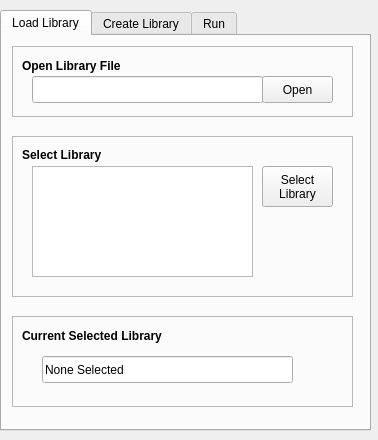
<?xml version="1.0" encoding="UTF-8"?>
<ui version="4.0">
 <class>RobotBlendingWidget</class>
 <widget class="QWidget" name="RobotBlendingWidget">
  <property name="geometry">
   <rect>
    <x>0</x>
    <y>0</y>
    <width>378</width>
    <height>440</height>
   </rect>
  </property>
  <property name="windowTitle">
   <string>rqt blending plugin</string>
  </property>
  <widget class="QTabWidget" name="TabWidget">
   <property name="geometry">
    <rect>
     <x>0</x>
     <y>10</y>
     <width>371</width>
     <height>421</height>
    </rect>
   </property>
   <property name="currentIndex">
    <number>0</number>
   </property>
   <widget class="QWidget" name="Tab1">
    <attribute name="title">
     <string>Load Library</string>
    </attribute>
    <widget class="QFrame" name="frame">
     <property name="geometry">
      <rect>
       <x>10</x>
       <y>10</y>
       <width>341</width>
       <height>71</height>
      </rect>
     </property>
     <property name="frameShape">
      <enum>QFrame::StyledPanel</enum>
     </property>
     <property name="frameShadow">
      <enum>QFrame::Raised</enum>
     </property>
     <widget class="QPushButton" name="PushButtonOpenFile">
      <property name="geometry">
       <rect>
        <x>250</x>
        <y>30</y>
        <width>71</width>
        <height>27</height>
       </rect>
      </property>
      <property name="text">
       <string>Open</string>
      </property>
     </widget>
     <widget class="QLabel" name="label">
      <property name="geometry">
       <rect>
        <x>10</x>
        <y>10</y>
        <width>121</width>
        <height>20</height>
       </rect>
      </property>
      <property name="font">
       <font>
        <weight>75</weight>
        <bold>true</bold>
       </font>
      </property>
      <property name="text">
       <string>Open Library File</string>
      </property>
     </widget>
     <widget class="QLineEdit" name="LineEditFilePath">
      <property name="geometry">
       <rect>
        <x>20</x>
        <y>30</y>
        <width>231</width>
        <height>27</height>
       </rect>
      </property>
     </widget>
    </widget>
    <widget class="QFrame" name="frame_2">
     <property name="geometry">
      <rect>
       <x>10</x>
       <y>100</y>
       <width>341</width>
       <height>161</height>
      </rect>
     </property>
     <property name="frameShape">
      <enum>QFrame::StyledPanel</enum>
     </property>
     <property name="frameShadow">
      <enum>QFrame::Raised</enum>
     </property>
     <widget class="QListView" name="listView">
      <property name="geometry">
       <rect>
        <x>20</x>
        <y>30</y>
        <width>221</width>
        <height>111</height>
       </rect>
      </property>
     </widget>
     <widget class="QLabel" name="label_2">
      <property name="geometry">
       <rect>
        <x>10</x>
        <y>10</y>
        <width>111</width>
        <height>17</height>
       </rect>
      </property>
      <property name="font">
       <font>
        <weight>75</weight>
        <bold>true</bold>
       </font>
      </property>
      <property name="text">
       <string>Select Library</string>
      </property>
     </widget>
     <widget class="QPushButton" name="PushButtonSelectLib">
      <property name="geometry">
       <rect>
        <x>250</x>
        <y>30</y>
        <width>71</width>
        <height>41</height>
       </rect>
      </property>
      <property name="text">
       <string>Select
Library</string>
      </property>
     </widget>
    </widget>
    <widget class="QFrame" name="frame_3">
     <property name="geometry">
      <rect>
       <x>10</x>
       <y>280</y>
       <width>341</width>
       <height>91</height>
      </rect>
     </property>
     <property name="frameShape">
      <enum>QFrame::StyledPanel</enum>
     </property>
     <property name="frameShadow">
      <enum>QFrame::Raised</enum>
     </property>
     <widget class="QLabel" name="label_3">
      <property name="geometry">
       <rect>
        <x>10</x>
        <y>10</y>
        <width>171</width>
        <height>20</height>
       </rect>
      </property>
      <property name="font">
       <font>
        <weight>75</weight>
        <bold>true</bold>
       </font>
      </property>
      <property name="text">
       <string>Current Selected Library</string>
      </property>
     </widget>
     <widget class="QLineEdit" name="LineEditSelectedLib">
      <property name="geometry">
       <rect>
        <x>30</x>
        <y>40</y>
        <width>251</width>
        <height>27</height>
       </rect>
      </property>
      <property name="text">
       <string>None Selected</string>
      </property>
      <property name="readOnly">
       <bool>true</bool>
      </property>
     </widget>
    </widget>
   </widget>
   <widget class="QWidget" name="Tab2">
    <attribute name="title">
     <string>Create Library</string>
    </attribute>
    <widget class="QPlainTextEdit" name="plainTextEdit">
     <property name="geometry">
      <rect>
       <x>10</x>
       <y>10</y>
       <width>341</width>
       <height>81</height>
      </rect>
     </property>
     <property name="plainText">
      <string>Use the controls in the window to identify and select surfaces on a part.  Then generate blending path on selected part surfaces and save blending data into a library file.</string>
     </property>
    </widget>
    <widget class="QPushButton" name="PushButtonBack">
     <property name="geometry">
      <rect>
       <x>10</x>
       <y>280</y>
       <width>51</width>
       <height>27</height>
      </rect>
     </property>
     <property name="text">
      <string>Back</string>
     </property>
    </widget>
    <widget class="QPushButton" name="PushButtonNext">
     <property name="geometry">
      <rect>
       <x>310</x>
       <y>280</y>
       <width>51</width>
       <height>27</height>
      </rect>
     </property>
     <property name="text">
      <string>Next</string>
     </property>
    </widget>
    <widget class="QFrame" name="frame_4">
     <property name="geometry">
      <rect>
       <x>10</x>
       <y>320</y>
       <width>341</width>
       <height>61</height>
      </rect>
     </property>
     <property name="frameShape">
      <enum>QFrame::StyledPanel</enum>
     </property>
     <property name="frameShadow">
      <enum>QFrame::Raised</enum>
     </property>
     <widget class="QLabel" name="label_5">
      <property name="geometry">
       <rect>
        <x>30</x>
        <y>30</y>
        <width>41</width>
        <height>21</height>
       </rect>
      </property>
      <property name="text">
       <string>&lt;!DOCTYPE HTML PUBLIC &quot;-//W3C//DTD HTML 4.0//EN&quot; &quot;http://www.w3.org/TR/REC-html40/strict.dtd&quot;&gt;
&lt;html&gt;&lt;head&gt;&lt;meta name=&quot;qrichtext&quot; content=&quot;1&quot; /&gt;&lt;style type=&quot;text/css&quot;&gt;
p, li { white-space: pre-wrap; }
&lt;/style&gt;&lt;/head&gt;&lt;body style=&quot; font-family:'Ubuntu'; font-size:11pt; font-weight:400; font-style:normal;&quot;&gt;
&lt;p style=&quot; margin-top:12px; margin-bottom:12px; margin-left:0px; margin-right:0px; -qt-block-indent:0; text-indent:0px;&quot;&gt;Name&lt;/p&gt;&lt;/body&gt;&lt;/html&gt;</string>
      </property>
     </widget>
     <widget class="QLineEdit" name="lineEdit">
      <property name="geometry">
       <rect>
        <x>70</x>
        <y>30</y>
        <width>181</width>
        <height>27</height>
       </rect>
      </property>
      <property name="toolTip">
       <string>&lt;html&gt;&lt;head/&gt;&lt;body&gt;&lt;p&gt;Library Name&lt;/p&gt;&lt;/body&gt;&lt;/html&gt;</string>
      </property>
     </widget>
     <widget class="QPushButton" name="pushButton">
      <property name="geometry">
       <rect>
        <x>260</x>
        <y>30</y>
        <width>71</width>
        <height>27</height>
       </rect>
      </property>
      <property name="text">
       <string>Save</string>
      </property>
     </widget>
     <widget class="QLabel" name="label_13">
      <property name="geometry">
       <rect>
        <x>10</x>
        <y>0</y>
        <width>141</width>
        <height>17</height>
       </rect>
      </property>
      <property name="font">
       <font>
        <weight>75</weight>
        <bold>true</bold>
       </font>
      </property>
      <property name="text">
       <string>Save Library</string>
      </property>
     </widget>
    </widget>
    <widget class="QTabWidget" name="TabWidgetCreateLib">
     <property name="geometry">
      <rect>
       <x>10</x>
       <y>90</y>
       <width>351</width>
       <height>191</height>
      </rect>
     </property>
     <property name="currentIndex">
      <number>0</number>
     </property>
     <widget class="QWidget" name="tab_1">
      <attribute name="title">
       <string>Acquire</string>
      </attribute>
      <widget class="QGroupBox" name="groupBox">
       <property name="geometry">
        <rect>
         <x>10</x>
         <y>10</y>
         <width>331</width>
         <height>141</height>
        </rect>
       </property>
       <property name="title">
        <string>1 - Acquire and Identify Surfaces</string>
       </property>
       <widget class="QWidget" name="formLayoutWidget">
        <property name="geometry">
         <rect>
          <x>0</x>
          <y>40</y>
          <width>234</width>
          <height>71</height>
         </rect>
        </property>
        <layout class="QFormLayout" name="formLayout">
         <property name="fieldGrowthPolicy">
          <enum>QFormLayout::AllNonFixedFieldsGrow</enum>
         </property>
         <item row="0" column="0">
          <widget class="QLabel" name="acquisionTimeLabel">
           <property name="text">
            <string>Acquision Time(s)</string>
           </property>
          </widget>
         </item>
         <item row="0" column="1">
          <widget class="QSpinBox" name="SpinBoxAcquisitionTime"/>
         </item>
         <item row="1" column="0">
          <widget class="QLabel" name="surfaceThresholdMmLabel">
           <property name="text">
            <string>Surface Threshold (mm)</string>
           </property>
          </widget>
         </item>
         <item row="1" column="1">
          <widget class="QDoubleSpinBox" name="DoubleSpinBoxSurfThreshold"/>
         </item>
        </layout>
       </widget>
       <widget class="QPushButton" name="PushButtonAcquire">
        <property name="geometry">
         <rect>
          <x>240</x>
          <y>40</y>
          <width>81</width>
          <height>61</height>
         </rect>
        </property>
        <property name="text">
         <string>Acquire
and
Detect</string>
        </property>
       </widget>
      </widget>
     </widget>
     <widget class="QWidget" name="tab_2">
      <attribute name="title">
       <string>Select</string>
      </attribute>
      <widget class="QGroupBox" name="groupBox_2">
       <property name="geometry">
        <rect>
         <x>10</x>
         <y>10</y>
         <width>331</width>
         <height>171</height>
        </rect>
       </property>
       <property name="title">
        <string>2 - Select Surfaces</string>
       </property>
       <widget class="QLabel" name="label_6">
        <property name="geometry">
         <rect>
          <x>20</x>
          <y>30</y>
          <width>71</width>
          <height>17</height>
         </rect>
        </property>
        <property name="text">
         <string>Selected</string>
        </property>
       </widget>
       <widget class="QPushButton" name="PushButtonDeselectAllSurfaces">
        <property name="geometry">
         <rect>
          <x>230</x>
          <y>90</y>
          <width>91</width>
          <height>27</height>
         </rect>
        </property>
        <property name="text">
         <string>Deselect All</string>
        </property>
       </widget>
       <widget class="QPushButton" name="PushButtonSelectAllSurfaces">
        <property name="geometry">
         <rect>
          <x>230</x>
          <y>60</y>
          <width>91</width>
          <height>27</height>
         </rect>
        </property>
        <property name="text">
         <string>Select All</string>
        </property>
       </widget>
       <widget class="QListWidget" name="ListWidgetSelectedSurfs">
        <property name="geometry">
         <rect>
          <x>20</x>
          <y>50</y>
          <width>201</width>
          <height>81</height>
         </rect>
        </property>
       </widget>
      </widget>
     </widget>
     <widget class="QWidget" name="tab_3">
      <attribute name="title">
       <string>Plan</string>
      </attribute>
      <widget class="QGroupBox" name="groupBox_3">
       <property name="geometry">
        <rect>
         <x>10</x>
         <y>10</y>
         <width>321</width>
         <height>151</height>
        </rect>
       </property>
       <property name="title">
        <string>3 - Generate Paths</string>
       </property>
       <widget class="QPushButton" name="PushButtonGenPaths">
        <property name="geometry">
         <rect>
          <x>20</x>
          <y>70</y>
          <width>98</width>
          <height>27</height>
         </rect>
        </property>
        <property name="text">
         <string>Generate</string>
        </property>
       </widget>
       <widget class="QListView" name="ListViewPathResults">
        <property name="geometry">
         <rect>
          <x>130</x>
          <y>40</y>
          <width>181</width>
          <height>91</height>
         </rect>
        </property>
       </widget>
       <widget class="QLabel" name="label_4">
        <property name="geometry">
         <rect>
          <x>180</x>
          <y>20</y>
          <width>66</width>
          <height>17</height>
         </rect>
        </property>
        <property name="text">
         <string>Results</string>
        </property>
       </widget>
      </widget>
     </widget>
    </widget>
   </widget>
   <widget class="QWidget" name="Tab3">
    <attribute name="title">
     <string>Run</string>
    </attribute>
    <widget class="QLabel" name="label_14">
     <property name="geometry">
      <rect>
       <x>30</x>
       <y>40</y>
       <width>111</width>
       <height>21</height>
      </rect>
     </property>
     <property name="text">
      <string>Selected Library</string>
     </property>
    </widget>
    <widget class="QLineEdit" name="LineEditSelectedLib_2">
     <property name="geometry">
      <rect>
       <x>160</x>
       <y>40</y>
       <width>171</width>
       <height>27</height>
      </rect>
     </property>
     <property name="alignment">
      <set>Qt::AlignCenter</set>
     </property>
     <property name="readOnly">
      <bool>true</bool>
     </property>
    </widget>
    <widget class="QListWidget" name="ListWidgetPathPlans">
     <property name="geometry">
      <rect>
       <x>150</x>
       <y>130</y>
       <width>191</width>
       <height>151</height>
      </rect>
     </property>
    </widget>
    <widget class="QLabel" name="label_15">
     <property name="geometry">
      <rect>
       <x>200</x>
       <y>100</y>
       <width>81</width>
       <height>21</height>
      </rect>
     </property>
     <property name="text">
      <string>Path Plans</string>
     </property>
    </widget>
    <widget class="QPushButton" name="PushButtoRunPath">
     <property name="geometry">
      <rect>
       <x>30</x>
       <y>210</y>
       <width>98</width>
       <height>27</height>
      </rect>
     </property>
     <property name="text">
      <string>Run</string>
     </property>
    </widget>
    <widget class="QPushButton" name="PushButtoSimPath">
     <property name="geometry">
      <rect>
       <x>30</x>
       <y>170</y>
       <width>98</width>
       <height>27</height>
      </rect>
     </property>
     <property name="text">
      <string>Simulate</string>
     </property>
    </widget>
   </widget>
  </widget>
 </widget>
 <resources/>
 <connections/>
</ui>
